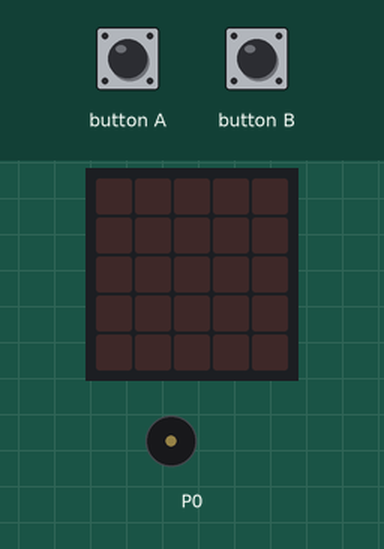
The program below on a simulated BBC micro:bit (MakeCode). Parts: the board's 5×5 LED display, buzzer (waves = sounding). The test bench sets the inputs (shaded band).

Above: at 1.2 s.
1.3 s: button B pressed for 0.15 s
At 1.8 s:
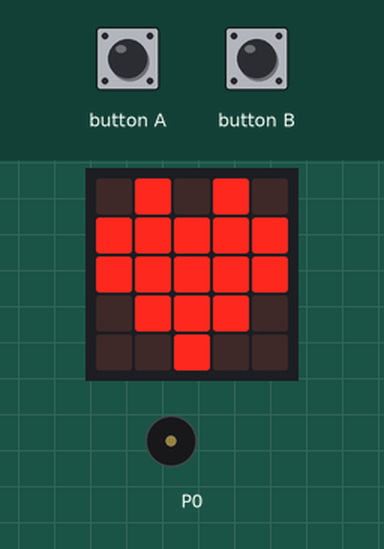
At 2.5 s:
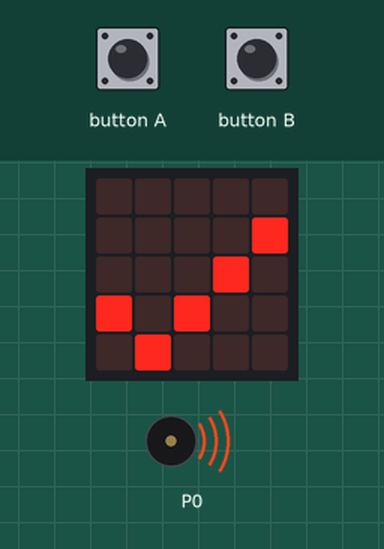
4.4 s: button A pressed for 0.15 s
7.4 s: button B pressed for 0.15 s
At 9.2 s:
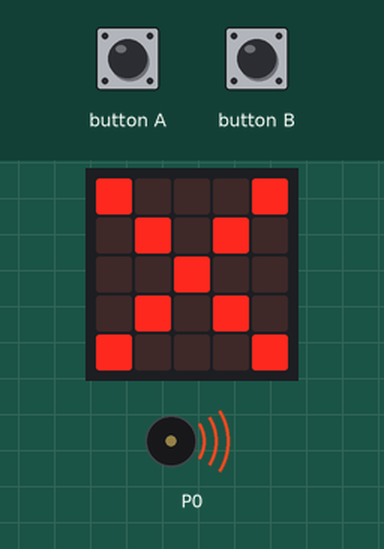
Timing chart, 0 to 22.2 s (numbered marks = the images above; inputs shaded):
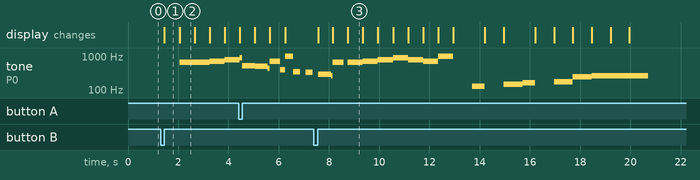

The program:

main.ts
```typescript
input.onButtonPressed(Button.A, function () {
    music.playMelody("C5 B A G F E D C ", 120)
    basic.showNumber(1)
    music.playTone(131, music.beat(BeatFraction.Whole))
    basic.showNumber(2)
    music.ringTone(147)
    basic.showNumber(3)
    music.playTone(165, music.beat(BeatFraction.Whole))
    basic.showNumber(4)
    music.ringTone(175)
    basic.showNumber(5)
    music.ringTone(247)
    basic.showNumber(6)
    music.ringTone(262)
    basic.showNumber(7)
    music.ringTone(262)
    basic.showNumber(8)
    music.ringTone(262)
    basic.showNumber(9)
    music.rest(music.beat(BeatFraction.Whole))
})
input.onButtonPressed(Button.B, function () {
    basic.showIcon(IconNames.Heart)
    music.ringTone(659)
    basic.showIcon(IconNames.Yes)
    music.ringTone(659)
    basic.showIcon(IconNames.No)
    music.ringTone(698)
    basic.showIcon(IconNames.Happy)
    music.ringTone(784)
    basic.showIcon(IconNames.Confused)
    music.ringTone(880)
    basic.showIcon(IconNames.Angry)
    music.ringTone(784)
    basic.showIcon(IconNames.Sad)
    music.ringTone(698)
    basic.showIcon(IconNames.Asleep)
    music.ringTone(988)
    basic.showIcon(IconNames.Rollerskate)
    music.rest(music.beat(BeatFraction.Whole))
})
```

test.ts
```typescript
// aquí va el archivo "tests"; esto no se compilará cuando este paquete se utilice como una extensión.
```

Measured:
- after the input at 1.3 s, tone on P0: silent → 659 Hz after 0.75 s, → 698 Hz 1.2 s later, → 784 Hz 0.60 s later; the display: changes after 0.15 s (image 1)
- after the input at 7.4 s, the display: first changes after 0.18 s (image 3 shows a later state)
- what the display in image 1 shows lasts 0.6 s, from 1.5 s to 2.1 s
